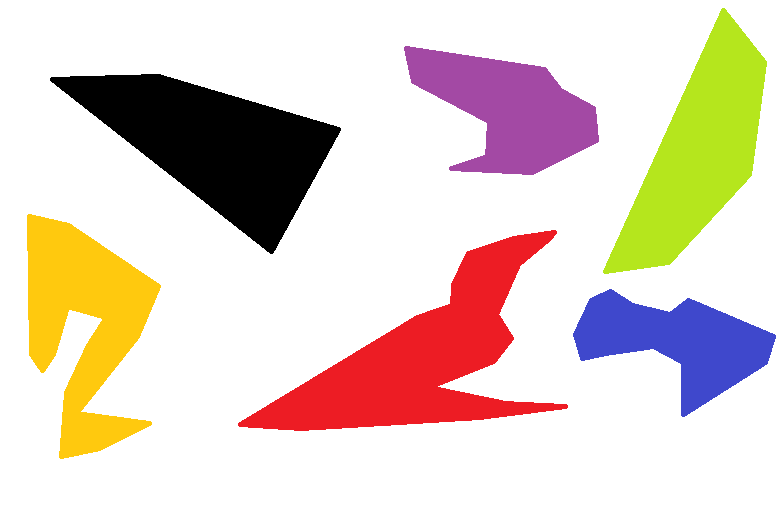
#> input picture Segundo Corte/Evaluación 2/img.png, 781 x 522 px
$ python elbow.py
#> lines starting #> are read from the running program, lines starting #| are printed output that depends on the picture; after the words box and inside, x2 and y2 are one past the last pixel; in counts of white or black regions, pixels touching at a corner belong together; long printed decimals are rounded
import cv2
import math
from sklearn.cluster import KMeans
from sklearn import metrics
from scipy.spatial.distance import cdist
import numpy as np
import matplotlib.pyplot as plt
from matplotlib import cm

plt.close('all')

# Lectura de la imagen
imagen=cv2.imread('img.png')
#> imagen is the input picture: shape (522, 781, 3); mean B, G, R 200.9, 211.1, 226.3
height, width, channels = imagen.shape
#> height = 522; width = 781; channels = 3

# Cambio de tamaño (Resize)
resolucion_qvga = (320,240)
imagen_qvga = cv2.resize(imagen,resolucion_qvga)
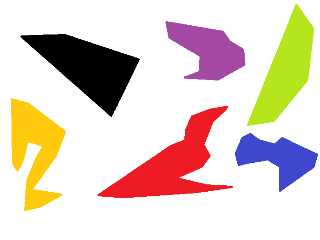
#> imagen_qvga: shape (240, 320, 3); mean B, G, R 200.9, 211.1, 226.3


# Escala de grises
imagen_grises = cv2.cvtColor(imagen_qvga,cv2.COLOR_BGR2GRAY)
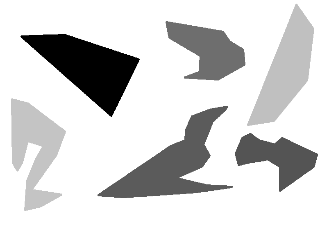
#> imagen_grises: shape (240, 320); min 0, max 255, mean 214.4

# Binarización de la imagen
thresh = 250
_,img_binaria_bn = cv2.threshold(imagen_grises, thresh,255,cv2.THRESH_BINARY) # Imagen con fondo blanco
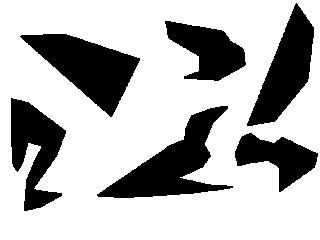
#> img_binaria_bn: shape (240, 320); 71.9% white; 6 black regions, box (x1, y1, x2, y2) and area: (97, 106, 233, 198) 4659, (20, 34, 140, 117) 4602, (247, 3, 314, 126) 3795, (11, 98, 66, 211) 3392, (165, 21, 246, 81) 2745, (235, 133, 318, 192) 2401
img_binaria = cv2.bitwise_not(img_binaria_bn) # Imagen con fondo negro


# Creating the data
canales = cv2.split(img_binaria)
pixeles = canales[0]
coordenadas_puntos = np.where(pixeles == 255)
#> coordenadas_puntos = 21594 positions, rows 3 to 210, columns 11 to 317

x1 = coordenadas_puntos[0]
x2 = coordenadas_puntos[1]
X = np.array(list(zip(x1, x2))).reshape(len(x1), 2)
#> X = 21594 pairs, first value 3 to 210, second value 11 to 317

# Visualizing the data
plt.figure(0)
plt.plot()
plt.xlim([0, 10])
plt.ylim([0, 10])
plt.title('Dataset')
plt.scatter(x1, x2)
plt.show()
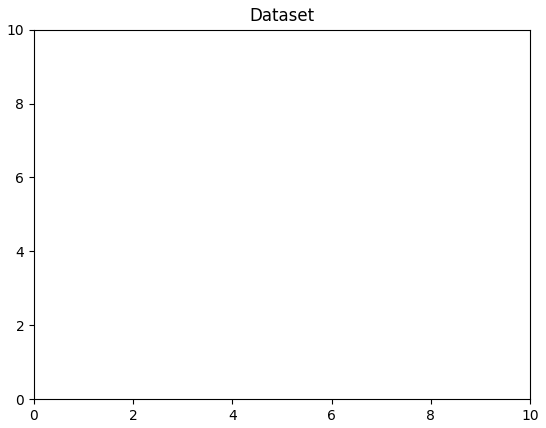
#> figure drawn by matplotlib, 1 panel

distortions = []
inertias = []
mapping1 = {}
mapping2 = {}
K = range(1, 10)

for k in K:
	# Building and fitting the model
	kmeanModel = KMeans(n_clusters=k).fit(X)

	distortions.append(sum(np.min(cdist(X, kmeanModel.cluster_centers_,
										'euclidean'), axis=1)) / X.shape[0])
	inertias.append(kmeanModel.inertia_)

	mapping1[k] = sum(np.min(cdist(X, kmeanModel.cluster_centers_,
								'euclidean'), axis=1)) / X.shape[0]
	mapping2[k] = kmeanModel.inertia_
#> after the loop, distortions = [100.8, 65.13, 51.13, 41.39, 34.49, 28.28, 25.99, 23.8, 23.29]; inertias = [246962371.3, 102323314.2, 67680035.2, 48276167.6, 31389662.7, 21403634.6, 17980688.4, 15087105.5, 14675744.6]; mapping1 = 9 items; mapping2 = 9 items

for key, val in mapping1.items():
	print(f'{key} : {val}')
#> this loop made 9 passes
#> val on passes 1 to 9: 100.8, 65.13, 51.13, 41.39, 34.49, 28.28, 25.99, 23.8, 23.29
#| 1 : 100.817
#| 2 : 65.127
#| 3 : 51.131
#| 4 : 41.392
#| 5 : 34.489
#| 6 : 28.275
#| 7 : 25.991
#| 8 : 23.805
#> (further printed lines are left out)

plt.figure(1)
plt.plot(K, distortions, 'bx-')
plt.xlabel('Values of K')
plt.ylabel('Distortion')
plt.title('The Elbow Method using Distortion')
plt.show()
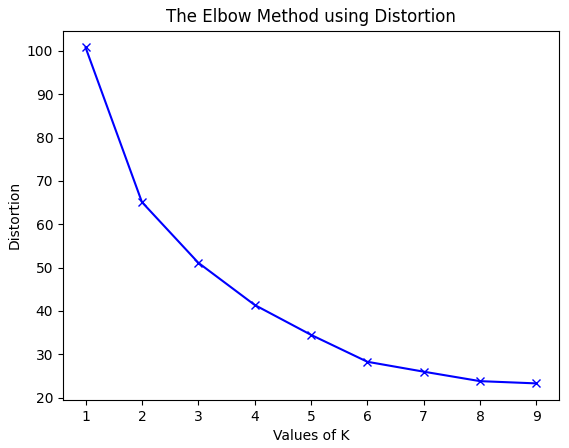
#> figure drawn by matplotlib, 1 panel

for key, val in mapping2.items():
	print(f'{key} : {val}')
#> this loop made 9 passes
#> val on passes 1 to 9: 246962371.3, 102323314.2, 67680035.2, 48276167.6, 31389662.7, 21403634.6, 17980688.4, 15087105.5, 14675744.6
#| 1 : 246962371.316
#| 2 : 102323314.235
#| 3 : 67680035.184
#| 4 : 48276167.628
#| 5 : 31389662.650
#| 6 : 21403634.609
#| 7 : 17980688.443
#| 8 : 15087105.519
#> (further printed lines are left out)

plt.figure(2)
plt.plot(K, inertias, 'bx-')
plt.xlabel('Values of K')
plt.ylabel('Inertia')
plt.title('The Elbow Method using Inertia')
plt.show()
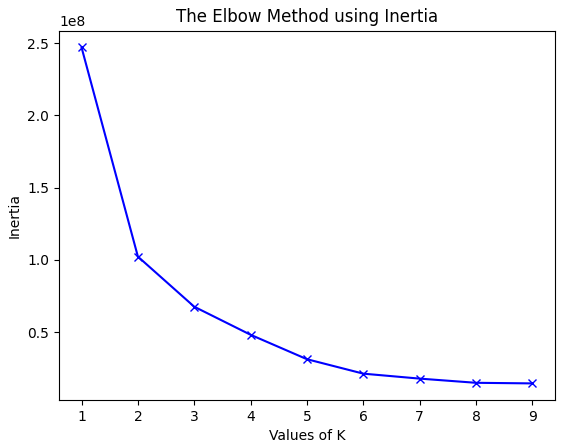
#> figure drawn by matplotlib, 1 panel

# Calcular la variación relativa de las distancias
variations = []
for i in range(1, len(distortions)):
    variation = (distortions[i-1] - distortions[i]) / distortions[i-1]
    variations.append(variation)
#> this loop made 8 passes
#> variation on passes 1 to 8: 0.354, 0.215, 0.19, 0.167, 0.18, 0.0808, 0.0841, 0.0218
#> after the loop, variations = [0.354, 0.215, 0.19, 0.167, 0.18, 0.0808, 0.0841, 0.0218]

# Encontrar el punto de inflexión
threshold = 0.1  # Umbral de variación relativa
elbow_index = np.where(np.array(variations) < threshold)[0][0]
#> elbow_index = 5
ideal_k = K[elbow_index]
#> ideal_k = 6
